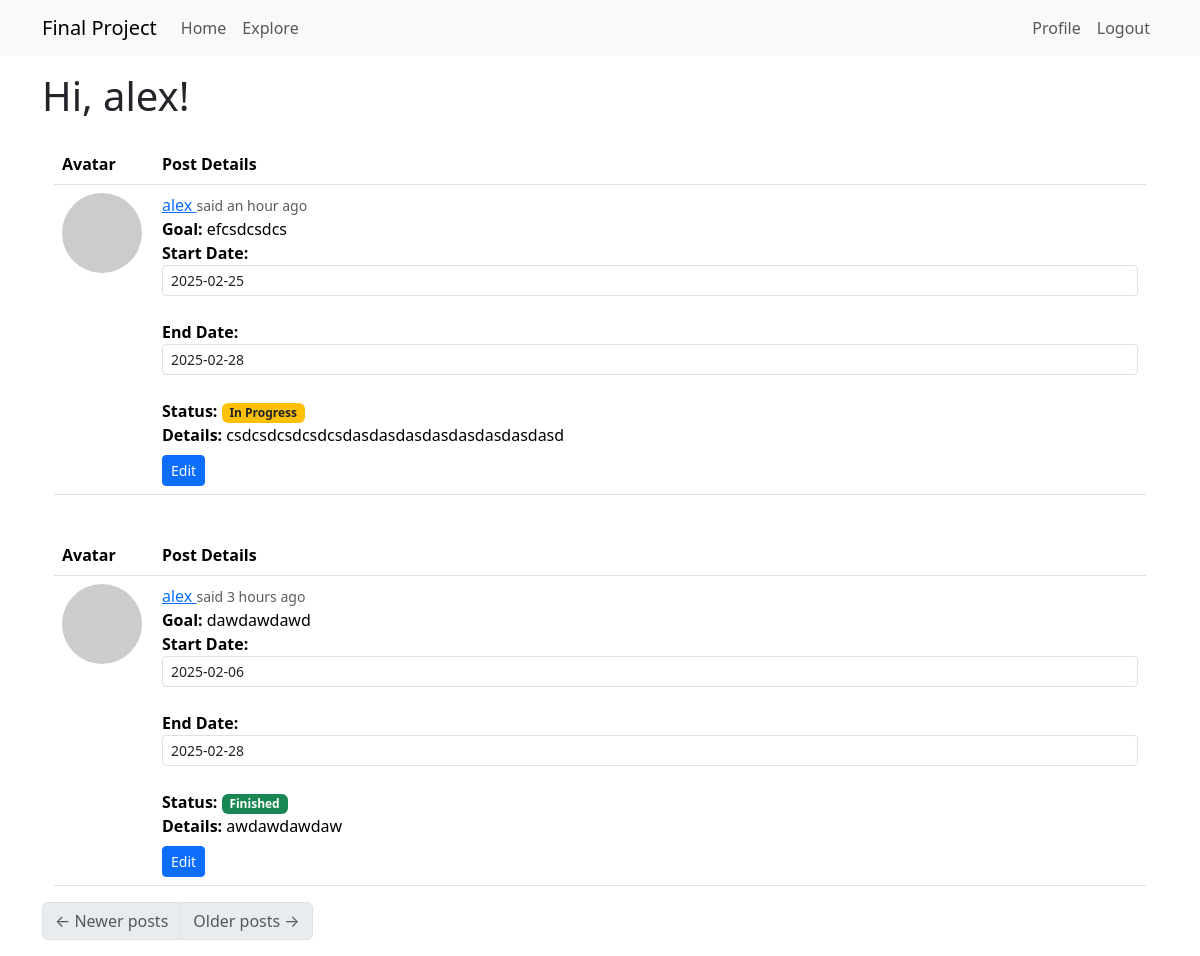
Before: /index (signed in) with the older database file.
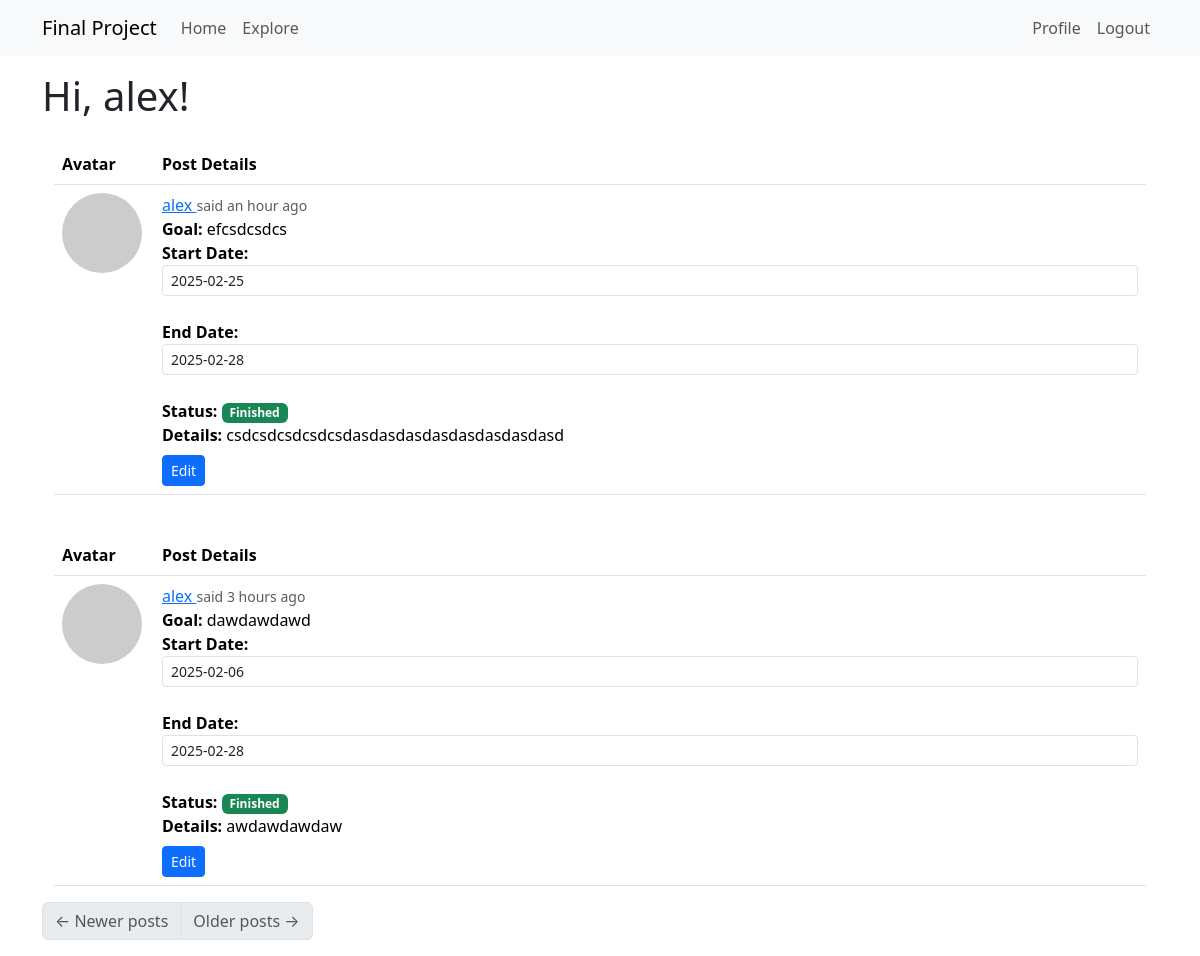
After: the same page with the newer database file.
### app/models.py (models this page shows, shortened)
class Post(db.Model):
    id: so.Mapped[int] = so.mapped_column(primary_key=True)
    goal: so.Mapped[str] = so.mapped_column(sa.String(60))
    body: so.Mapped[str] = so.mapped_column(sa.String(300))
    timestamp: so.Mapped[datetime] = so.mapped_column(index=True, default=lambda: datetime.now(timezone.utc))
    starttime: so.Mapped[datetime] = so.mapped_column(default=lambda: datetime.now(timezone.utc))
    endtime: so.Mapped[datetime] = so.mapped_column(default=None)
    isfinished: so.Mapped[bool] = so.mapped_column(sa.Boolean(), default=False)
    user_id: so.Mapped[int] = so.mapped_column(sa.ForeignKey(User.id), index=True)
    author: so.Mapped[User] = so.relationship(back_populates='posts')

class User(db.Model, UserMixin):
    id: so.Mapped[int] = so.mapped_column(primary_key=True)
    username: so.Mapped[str] = so.mapped_column(sa.String(64), index=True, unique=True)
    email: so.Mapped[str] = so.mapped_column(sa.String(120), index=True, unique=True)
    password_hash: so.Mapped[Optional[str]] = so.mapped_column(sa.String(256))
    posts: so.WriteOnlyMapped['Post'] = so.relationship(back_populates='author')
    about_me: so.Mapped[Optional[str]] = so.mapped_column(sa.String(140))
    last_seen: so.Mapped[Optional[datetime]] = so.mapped_column(default=lambda: datetime.now(timezone.utc))
    following: so.WriteOnlyMapped['User'] = so.relationship(secondary=followers, primaryjoin=(followers.c.follower_id == id),
        secondaryjoin=(followers.c.followed_id == id), back_populates='followers')
    followers: so.WriteOnlyMapped['User'] = so.relationship(secondary=followers, primaryjoin=(followers.c.followed_id == id),
        secondaryjoin=(followers.c.follower_id == id), back_populates='following')
    def avatar(self, size):
        digest = md5(self.email.lower().encode('utf-8')).hexdigest()
        return f'https://www.gravatar.com/avatar/{digest}?d=identicon&s={size}'
    def following_posts(self):
        Author = so.aliased(User)
        Follower = so.aliased(User)
        return (
            sa.select(Post)
            .join(Post.author.of_type(Author))
            .join(Author.followers.of_type(Follower), isouter=True)
            .where(sa.or_(
                Follower.id == self.id,
                Author.id == self.id,
            ))
            .group_by(Post)
            .order_by(Post.timestamp.desc())
        )

### app/routes.py (the view)
@app.route('/', methods=['GET', 'POST'])
@app.route('/index', methods=['GET', 'POST'])
@login_required
def index():
    page = request.args.get('page', 1, type=int)
    posts = db.paginate(current_user.following_posts(), page=page,
                        per_page=app.config['POSTS_PER_PAGE'], error_out=False)
    next_url = url_for('index', page=posts.next_num) \
        if posts.has_next else None
    prev_url = url_for('index', page=posts.prev_num) \
        if posts.has_prev else None
    return render_template('index.html', title='Home',posts=posts.items,
                           next_url=next_url, prev_url=prev_url)

### app/models.py (called while the page is built)
@login.user_loader
def load_user(id):
    return db.session.get(User, int(id))

### app/routes.py (called while the page is built)
@app.before_request
def before_request():
    if current_user.is_authenticated:
        current_user.last_seen = datetime.now(timezone.utc)
        db.session.commit()

### app/templates/index.html
{% extends "base.html" %}
{% import "bootstrap_wtf.html" as wtf %}
{% block content %}
    <h1>Hi, {{ current_user.username }}!</h1>
    {% for post in posts %}
        {% include '_post.html' %}
    {% endfor %}
    <nav aria-label="Post navigation">
        <ul class="pagination">
            <li class="page-item{% if not prev_url %} disabled{% endif %}">
                <a class="page-link" href="{{ prev_url }}">
                    <span aria-hidden="true">&larr;</span> Newer posts
                </a>
            </li>
            <li class="page-item{% if not next_url %} disabled{% endif %}">
                <a class="page-link" href="{{ next_url }}">
                    Older posts <span aria-hidden="true">&rarr;</span>
                </a>
            </li>
        </ul>
    </nav>
{% endblock %}

### app/templates/_post.html (shortened to what this page needs)
{% block content %}
    <div class="container mt-4">
        <div class="row">
            <div class="col-12">
                <table class="table table-hover">
                    <thead>
                        <tr>
                            <th scope="col" width="100px">Avatar</th>
                            <th scope="col">Post Details</th>
                        </tr>
                    </thead>
                    <tbody>
                        <tr>
                            <td>
                                <a href="{{ url_for('user', username=post.author.username) }}">
                                    <img src="{{ post.author.avatar(70) }}" class="rounded-circle" alt="User Avatar" />
                                </a>
                            </td>
                            <td>
                                <div>
                                    <a href="{{ url_for('user', username=post.author.username) }}" class="font-weight-bold">
                                        {{ post.author.username }}
                                    </a>
                                    <small class="text-muted">said {{ moment(post.timestamp).fromNow() }}</small>
                                    <br>
                                    <strong>Goal:</strong> {{ post.goal }}<br>
                                    <strong>Start Date:</strong>
                                    <input type="text" id="starttime-{{ post.id }}" class="form-control form-control-sm datetime-picker"
                                           value="{{ post.starttime.strftime('%Y-%m-%d') if post.starttime else '' }}" />
                                    <br>
                                    <strong>End Date:</strong>
                                    <input type="text" id="endtime-{{ post.id }}" class="form-control form-control-sm datetime-picker"
                                           value="{{ post.endtime.strftime('%Y-%m-%d') if post.endtime else '' }}" />
                                    <br>
                                    <strong>Status:</strong>
                                    {% if post.isfinished %}
                                        <span class="badge bg-success">Finished</span>
                                    {% else %}
                                        <span class="badge bg-warning text-dark">In Progress</span>
                                    {% endif %}
                                    <br>
                                    <strong>Details:</strong> {{ post.body }}
                                    <br>
                                    {% if post.author == current_user %}
                                        <a href="{{ url_for('edit_post', post_id=post.id) }}" class="btn btn-primary btn-sm mt-2">Edit</a>
                                    {% endif %}
                                </div>
                            </td>
                        </tr>
                    </tbody>
                </table>
            </div>
        </div>
    </div>
    <link rel="stylesheet" href="https://cdn.jsdelivr.net/npm/flatpickr/dist/flatpickr.min.css">
{% endblock %}

Changed rows visible on the page:
changed Post "efcsdcsdcs": isfinished "In Progress" → "Finished"
